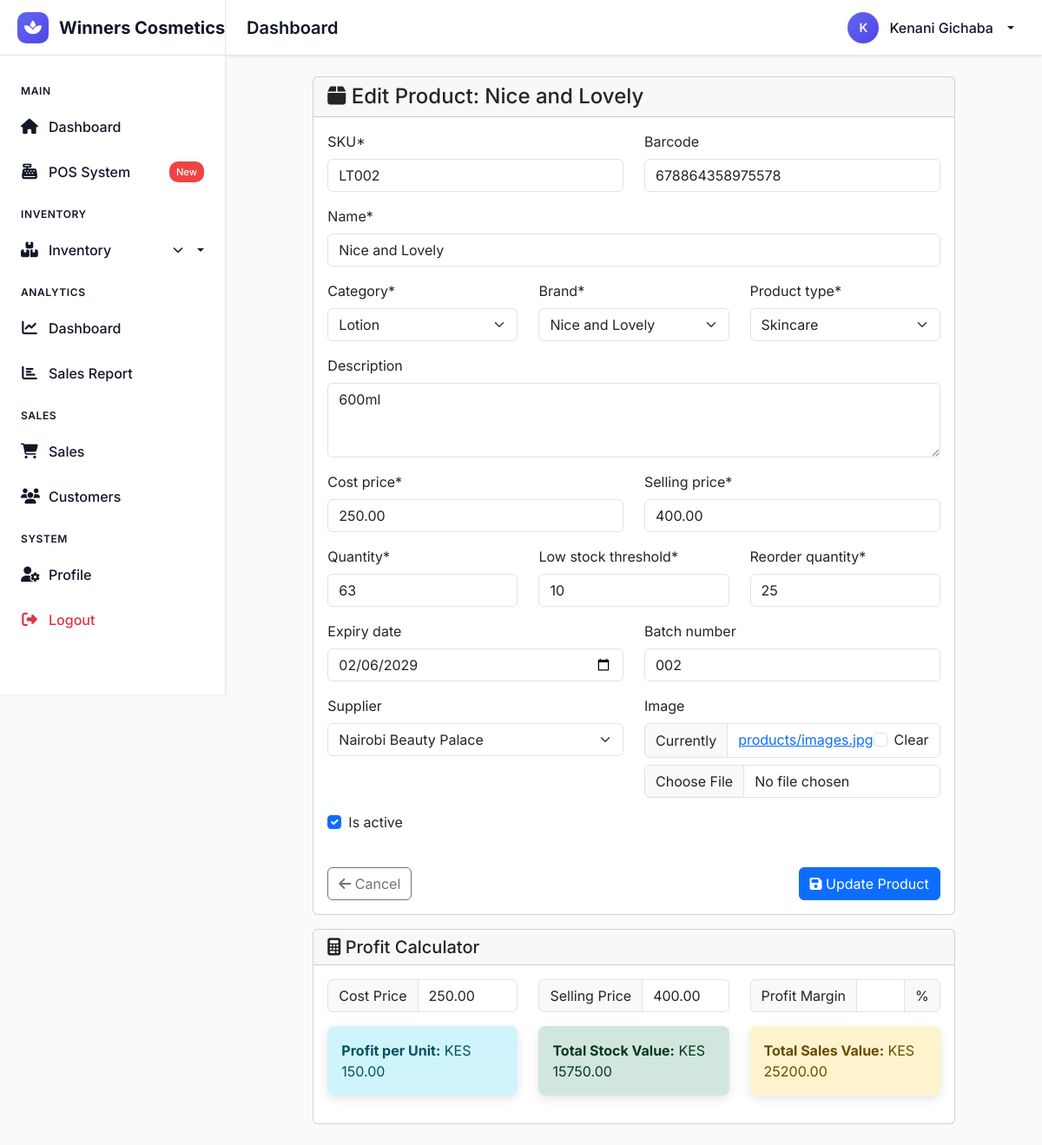
Page /inventory/products/2/edit/ (signed in) on the earlier database version.
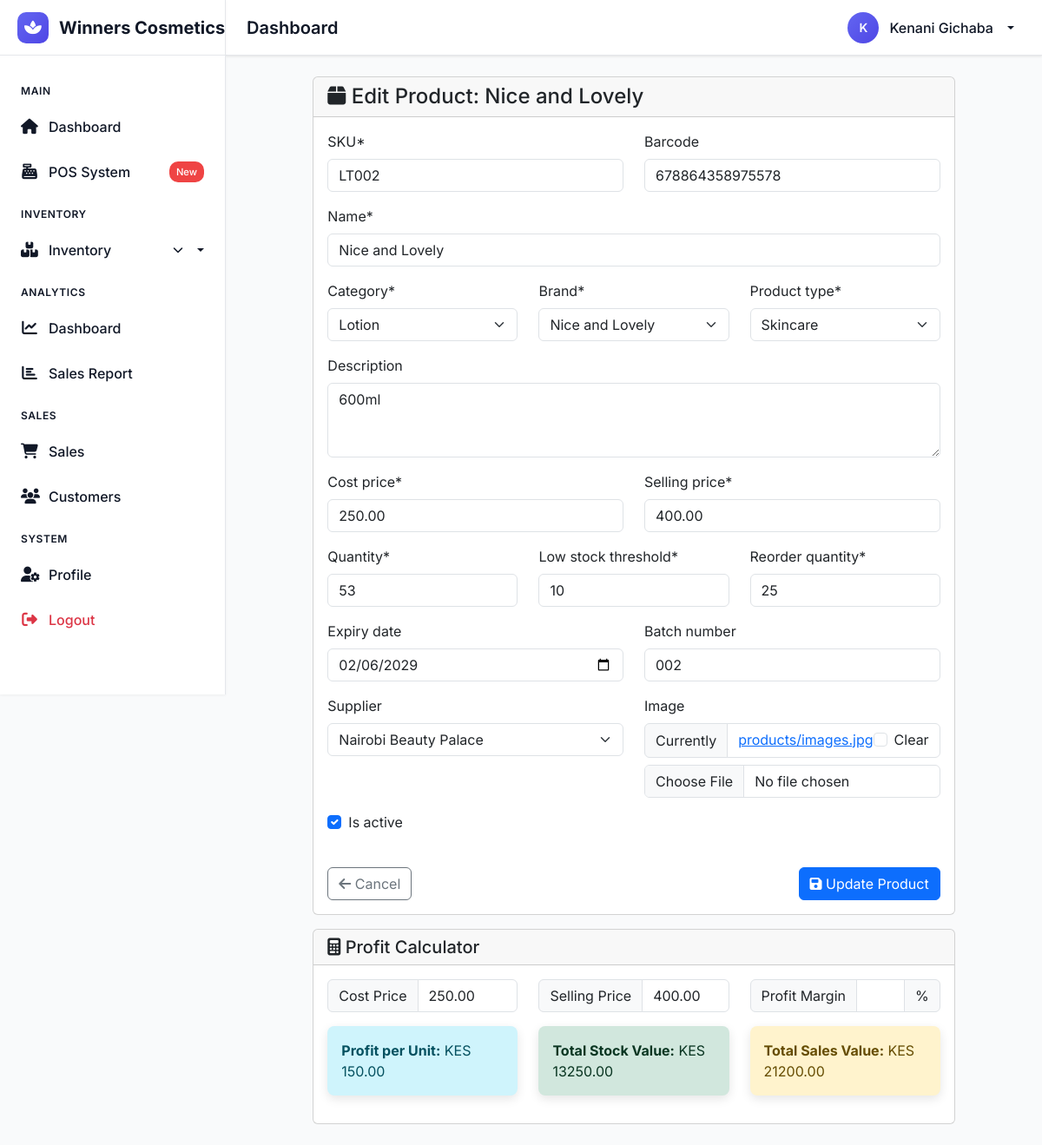
Same page on the later database version.
### core/models.py (models this page shows, shortened)
class Product(models.Model):
    PRODUCT_TYPES = [
        ('SKIN', 'Skincare'),
        ('HAIR', 'Haircare'),
        ('MAKE', 'Makeup'),
        ('FRAG', 'Fragrance'),
        ('BATH', 'Bath & Body'),
        ('TOOL', 'Tools & Accessories'),
        ('MENS', "Men's Grooming"),
        ('SUN', 'Sun Care'),
    ]
    sku = models.CharField(max_length=50, unique=True, verbose_name="SKU")
    barcode = models.CharField(max_length=100, blank=True, unique=True)
    name = models.CharField(max_length=200)
    description = models.TextField(blank=True)
    category = models.ForeignKey(Category, on_delete=models.SET_NULL, null=True)
    brand = models.ForeignKey(Brand, on_delete=models.SET_NULL, null=True)
    product_type = models.CharField(max_length=10, choices=PRODUCT_TYPES)
    cost_price = models.DecimalField(max_digits=10, decimal_places=2, validators=[MinValueValidator(0)])
    selling_price = models.DecimalField(max_digits=10, decimal_places=2, validators=[MinValueValidator(0)])
    quantity = models.IntegerField(default=0, validators=[MinValueValidator(0)])
    low_stock_threshold = models.IntegerField(default=10)
    reorder_quantity = models.IntegerField(default=25)
    expiry_date = models.DateField(null=True, blank=True)
    batch_number = models.CharField(max_length=100, blank=True)
    supplier = models.ForeignKey(Supplier, on_delete=models.SET_NULL, null=True, blank=True)
    image = models.ImageField(upload_to='products/', blank=True)
    show_on_shop = models.BooleanField(default=False)
    is_featured = models.BooleanField(default=False)
    is_active = models.BooleanField(default=True)
    created_at = models.DateTimeField(auto_now_add=True)
    updated_at = models.DateTimeField(auto_now=True)
    class Meta:
        ordering = ['name']
        indexes = [
            models.Index(fields=['sku']),
            models.Index(fields=['barcode']),
            models.Index(fields=['name']),
            models.Index(fields=['category']),
        ]
    @property
    def profit_per_unit(self):
        return self.selling_price - self.cost_price
    @property
    def total_value(self):
        return self.quantity * self.cost_price
    @property
    def total_sales_value(self):
        return self.quantity * self.selling_price

### inventory/views.py (the view)
# urls.py: path('products/<int:pk>/edit/', views.product_update, name='product_update'),
@require_role('ADMIN', 'MANAGER')
@login_required
def product_update(request, pk):
    product = get_object_or_404(Product, pk=pk)
    if request.method == 'POST':
        form = ProductForm(request.POST, request.FILES, instance=product)
        if form.is_valid():
            form.save()
            messages.success(request, 'Product updated successfully!')
            return redirect('product_detail', pk=product.pk)
    else:
        form = ProductForm(instance=product)
    context = {'form': form, 'product': product}
    return render(request, 'inventory/product_form.html', context)

### core/forms.py
class ProductForm(forms.ModelForm):
    class Meta:
        model = Product
        fields = [
            'sku', 'barcode', 'name', 'description', 'category', 'brand',
            'product_type', 'cost_price', 'selling_price', 'quantity',
            'low_stock_threshold', 'reorder_quantity', 'expiry_date',
            'batch_number', 'supplier', 'image', 'is_active'
        ]
        widgets = {
            'expiry_date': forms.DateInput(attrs={'type': 'date'}),
            'description': forms.Textarea(attrs={'rows': 3}),
        }

### core/context_processors.py (called while the page is built)
def notifications(request):
    if request.user.is_authenticated:
        unread_count = Notification.objects.filter(
            user=request.user,
            is_read=False
        ).count()
        return {
            'unread_notifications_count': unread_count,
        }
    return {}

### core/models.py (called while the page is built)
    def __str__(self):
        return self.name

    def __str__(self):
        return self.name

    def __str__(self):
        return self.name

### core/permissions.py (called while the page is built)
def get_user_role(user):
    try:
        profile = Profile.objects.get(user=user)
        return profile.role
    except Profile.DoesNotExist:
        return 'STAFF'  # Default role

### templates/inventory/product_form.html (shortened to what the changed rows need)
{% extends 'base.html' %}
{% load crispy_forms_tags %}
{% block content %}
<div class="row justify-content-center">
    <div class="col-md-10">
        <div class="card">
            <div class="card-header">
                <h4 class="card-title mb-0">
                    <i class="fas fa-box"></i>
                    {% if product %}Edit Product: {{ product.name }}{% else %}Add New Product{% endif %}
                </h4>
            </div>
            <div class="card-body">
                <form method="POST" enctype="multipart/form-data">
                    <div class="row">
                        <div class="col-md-6">
                            {{ form.sku|as_crispy_field }}
                        </div>
                        <div class="col-md-6">
                            {{ form.barcode|as_crispy_field }}
                        </div>
                    </div>
                    {{ form.name|as_crispy_field }}
                    <div class="row">
                        <div class="col-md-4">
                            {{ form.category|as_crispy_field }}
                        </div>
                        <div class="col-md-4">
                            {{ form.brand|as_crispy_field }}
                        </div>
                        <div class="col-md-4">
                            {{ form.product_type|as_crispy_field }}
                        </div>
                    </div>
                    {{ form.description|as_crispy_field }}
                    <div class="row">
                        <div class="col-md-6">
                            {{ form.cost_price|as_crispy_field }}
                        </div>
                        <div class="col-md-6">
                            {{ form.selling_price|as_crispy_field }}
                        </div>
                    </div>
                    <div class="row">
                        <div class="col-md-4">
                            {{ form.quantity|as_crispy_field }}
                        </div>
                        <div class="col-md-4">
                            {{ form.low_stock_threshold|as_crispy_field }}
                        </div>
                        <div class="col-md-4">
                            {{ form.reorder_quantity|as_crispy_field }}
                        </div>
                    </div>
                    <div class="row">
                        <div class="col-md-6">
                            {{ form.expiry_date|as_crispy_field }}
                        </div>
                        <div class="col-md-6">
                            {{ form.batch_number|as_crispy_field }}
                        </div>
                    </div>
                    <div class="row">
                        <div class="col-md-6">
                            {{ form.supplier|as_crispy_field }}
                        </div>
                        <div class="col-md-6">
                            {{ form.image|as_crispy_field }}
                        </div>
                    </div>
                    <div class="row">
                        <div class="col-md-6">
                            {{ form.is_active|as_crispy_field }}
                        </div>
                    </div>
                </form>
            </div>
        </div>
        {% if product %}
        <div class="card mt-3">
            <div class="card-header">
                <h5 class="card-title mb-0">
                    <i class="fas fa-calculator"></i> Profit Calculator
                </h5>
            </div>
            <div class="card-body">
                <div class="row">
                    <div class="col-md-4">
                        <div class="input-group mb-3">
                            <span class="input-group-text">Cost Price</span>
                            <input type="number" class="form-control" id="costPrice" value="{{ product.cost_price|floatformat:2 }}" step="0.01">
                        </div>
                    </div>
                    <div class="col-md-4">
                        <div class="input-group mb-3">
                            <span class="input-group-text">Selling Price</span>
                            <input type="number" class="form-control" id="sellingPrice" value="{{ product.selling_price|floatformat:2 }}" step="0.01">
                        </div>
                    </div>
                    <div class="col-md-4">
                        <div class="input-group mb-3">
                            <span class="input-group-text">Profit Margin</span>
                            <input type="text" class="form-control" id="profitMargin" readonly>
                            <span class="input-group-text">%</span>
                        </div>
                    </div>
                </div>
                <div class="row">
                    <div class="col-md-4">
                        <div class="alert alert-info">
                            <strong>Profit per Unit:</strong>
                            <span id="profitPerUnit">KES {{ product.profit_per_unit|floatformat:2 }}</span>
                        </div>
                    </div>
                    <div class="col-md-4">
                        <div class="alert alert-success">
                            <strong>Total Stock Value:</strong>
                            <span id="stockValue">KES {{ product.total_value|floatformat:2 }}</span>
                        </div>
                    </div>
                    <div class="col-md-4">
                        <div class="alert alert-warning">
                            <strong>Total Sales Value:</strong>
                            <span id="salesValue">KES {{ product.total_sales_value|floatformat:2 }}</span>
                        </div>
                    </div>
                </div>
            </div>
        </div>
        {% endif %}
    </div>
</div>
{% endblock %}

Differences in the rows shown:
changed Product "Nice and Lovely": quantity "63" → "53"; total_value "15750.00" → "13250.00"; total_sales_value "25200.00" → "21200.00"
